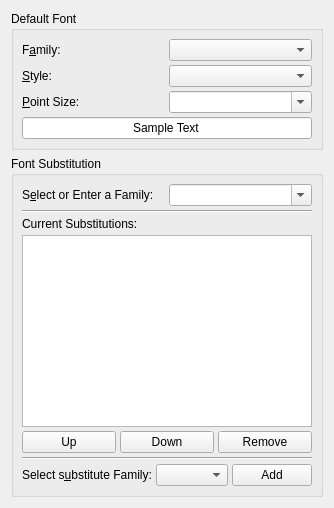
      <widget class="QWidget" name="fontsTab">
       <attribute name="title">
        <string>Fonts</string>
       </attribute>
       <layout class="QVBoxLayout">
        <item>
         <widget class="QGroupBox" name="defaultFontGroup">
          <property name="title">
           <string>Default Font</string>
          </property>
          <layout class="QGridLayout">
           <property name="margin">
            <number>8</number>
           </property>
           <property name="spacing">
            <number>4</number>
           </property>
           <item row="1" column="1">
            <widget class="QComboBox" name="fontStyleCombo">
             <property name="autoCompletion">
              <bool>true</bool>
             </property>
             <property name="duplicatesEnabled">
              <bool>false</bool>
             </property>
            </widget>
           </item>
           <item row="0" column="1">
            <widget class="QComboBox" name="fontFamilyCombo">
             <property name="autoCompletion">
              <bool>true</bool>
             </property>
             <property name="duplicatesEnabled">
              <bool>false</bool>
             </property>
            </widget>
           </item>
           <item row="2" column="1">
            <widget class="QComboBox" name="pointSizeCombo">
             <property name="editable">
              <bool>true</bool>
             </property>
             <property name="autoCompletion">
              <bool>true</bool>
             </property>
             <property name="duplicatesEnabled">
              <bool>false</bool>
             </property>
            </widget>
           </item>
           <item row="1" column="0">
            <widget class="QLabel" name="fontStyleLabel">
             <property name="text">
              <string>&amp;Style:</string>
             </property>
             <property name="buddy">
              <cstring>fontStyleCombo</cstring>
             </property>
            </widget>
           </item>
           <item row="2" column="0">
            <widget class="QLabel" name="pointSizeLabel">
             <property name="text">
              <string>&amp;Point Size:</string>
             </property>
             <property name="buddy">
              <cstring>pointSizeCombo</cstring>
             </property>
            </widget>
           </item>
           <item row="0" column="0">
            <widget class="QLabel" name="fontFamilyLabel">
             <property name="text">
              <string>F&amp;amily:</string>
             </property>
             <property name="buddy">
              <cstring>fontFamilyCombo</cstring>
             </property>
            </widget>
           </item>
           <item row="3" column="0" colspan="2">
            <widget class="QLineEdit" name="sampleLineEdit">
             <property name="text">
              <string>Sample Text</string>
             </property>
             <property name="alignment">
              <set>Qt::AlignHCenter</set>
             </property>
            </widget>
           </item>
          </layout>
         </widget>
        </item>
        <item>
         <widget class="QGroupBox" name="fontSubstitutionGroup">
          <property name="title">
           <string>Font Substitution</string>
          </property>
          <layout class="QVBoxLayout">
           <property name="spacing">
            <number>4</number>
           </property>
           <property name="margin">
            <number>8</number>
           </property>
           <item>
            <layout class="QHBoxLayout">
             <property name="spacing">
              <number>4</number>
             </property>
             <property name="margin">
              <number>0</number>
             </property>
             <item>
              <widget class="QLabel" name="familySubstitutionLabel">
               <property name="text">
                <string>S&amp;elect or Enter a Family:</string>
               </property>
               <property name="buddy">
                <cstring>familySubstitutionCombo</cstring>
               </property>
              </widget>
             </item>
             <item>
              <widget class="QComboBox" name="familySubstitutionCombo">
               <property name="editable">
                <bool>true</bool>
               </property>
               <property name="autoCompletion">
                <bool>true</bool>
               </property>
               <property name="duplicatesEnabled">
                <bool>false</bool>
               </property>
              </widget>
             </item>
            </layout>
           </item>
           <item>
            <widget class="Line" name="Line1">
             <property name="frameShape">
              <enum>QFrame::HLine</enum>
             </property>
             <property name="frameShadow">
              <enum>QFrame::Sunken</enum>
             </property>
             <property name="orientation">
              <enum>Qt::Horizontal</enum>
             </property>
            </widget>
           </item>
           <item>
            <widget class="QLabel" name="substitutionsLabel">
             <property name="text">
              <string>Current Substitutions:</string>
             </property>
            </widget>
           </item>
           <item>
            <widget class="QListWidget" name="substitutionsListBox"/>
           </item>
           <item>
            <layout class="QHBoxLayout">
             <property name="spacing">
              <number>4</number>
             </property>
             <property name="margin">
              <number>0</number>
             </property>
             <item>
              <widget class="QPushButton" name="upSubstitutionButton">
               <property name="text">
                <string>Up</string>
               </property>
              </widget>
             </item>
             <item>
              <widget class="QPushButton" name="downSubstitutionButton">
               <property name="text">
                <string>Down</string>
               </property>
              </widget>
             </item>
             <item>
              <widget class="QPushButton" name="removeSubstitutionButton">
               <property name="text">
                <string>Remove</string>
               </property>
              </widget>
             </item>
            </layout>
           </item>
           <item>
            <widget class="Line" name="Line2">
             <property name="frameShape">
              <enum>QFrame::HLine</enum>
             </property>
             <property name="frameShadow">
              <enum>QFrame::Sunken</enum>
             </property>
             <property name="orientation">
              <enum>Qt::Horizontal</enum>
             </property>
            </widget>
           </item>
           <item>
            <layout class="QHBoxLayout">
             <property name="spacing">
              <number>4</number>
             </property>
             <property name="margin">
              <number>0</number>
             </property>
             <item>
              <widget class="QLabel" name="chooseSubstitutionLabel">
               <property name="text">
                <string>Select s&amp;ubstitute Family:</string>
               </property>
               <property name="buddy">
                <cstring>chooseSubstitutionCombo</cstring>
               </property>
              </widget>
             </item>
             <item>
              <widget class="QComboBox" name="chooseSubstitutionCombo">
               <property name="autoCompletion">
                <bool>true</bool>
               </property>
               <property name="duplicatesEnabled">
                <bool>false</bool>
               </property>
              </widget>
             </item>
             <item>
              <widget class="QPushButton" name="addSubstitutionButton">
               <property name="text">
                <string>Add</string>
               </property>
              </widget>
             </item>
            </layout>
           </item>
          </layout>
         </widget>
        </item>
       </layout>
      </widget>
